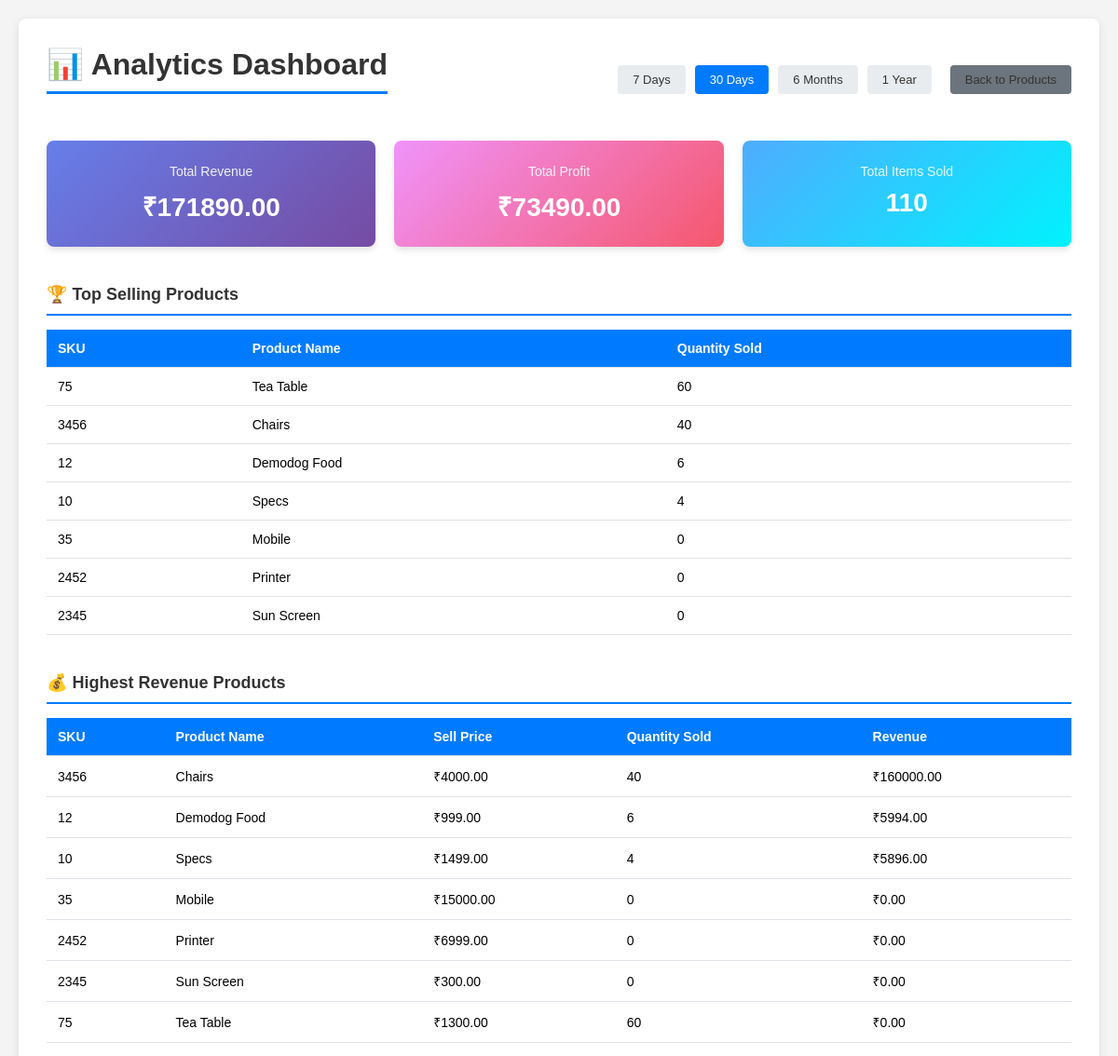
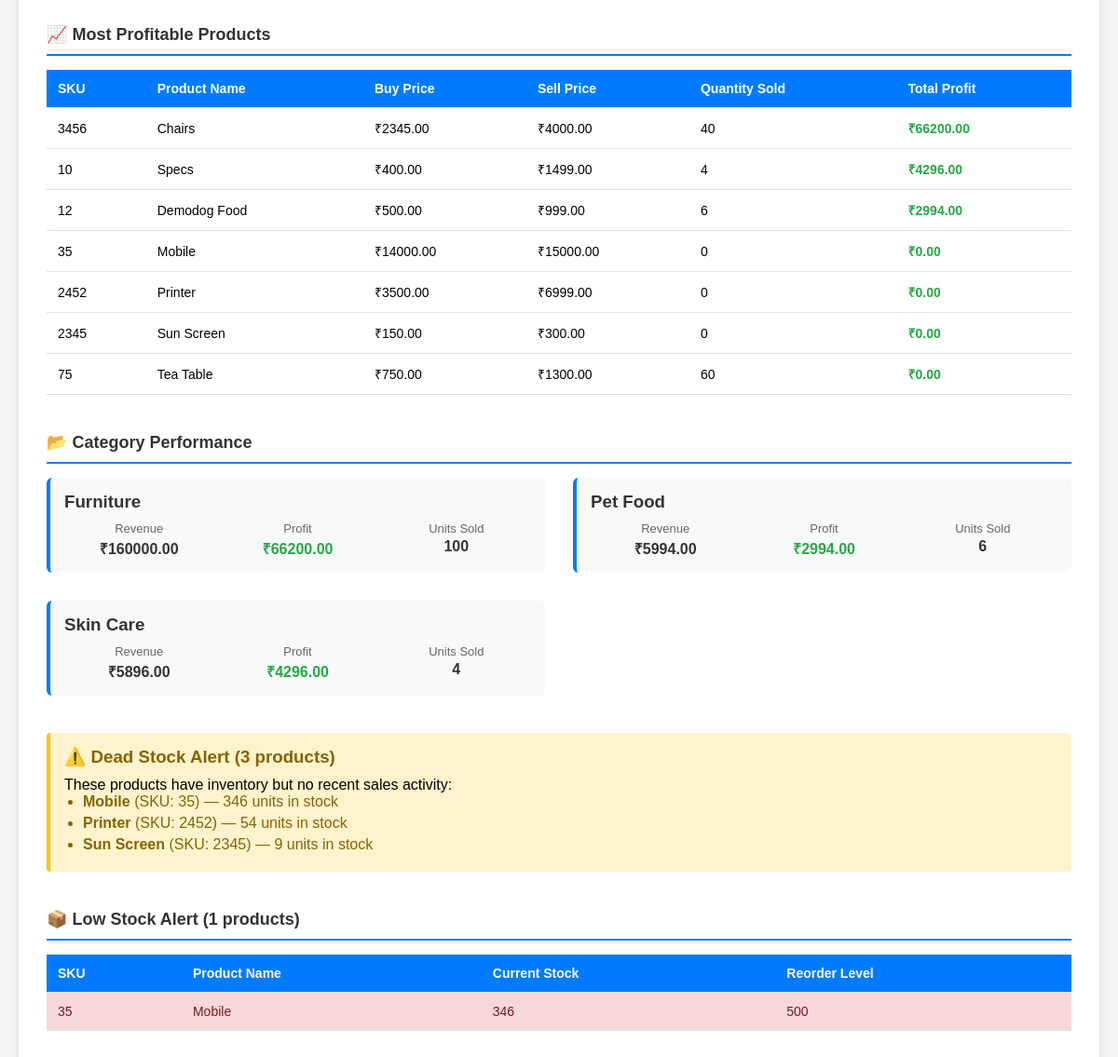
The app's page /analytics with its own data (2 pictures, top to bottom).
### tables this page shows
CREATE TABLE `PRODUCT TABLE (Core Table)` (
            ID INTEGER PRIMARY KEY AUTOINCREMENT,
            sku TEXT NOT NULL UNIQUE,
            Name TEXT NOT NULL,
            category_id INTEGER,
            price REAL NOT NULL,
            quantity INTEGER NOT NULL,
            shelf_number TEXT NOT NULL,
            reorder_level INTEGER NOT NULL,
            created_at TIMESTAMP DEFAULT CURRENT_TIMESTAMP, barcode_path TEXT, buy_price REAL NOT NULL DEFAULT 0, sell_price REAL NOT NULL DEFAULT 0,
            FOREIGN KEY (category_id) REFERENCES `CATEGORY TABLE`(id)
        );

CREATE TABLE `CATEGORY TABLE` (
            id INTEGER PRIMARY KEY AUTOINCREMENT,
            name TEXT NOT NULL,
            created_at TIMESTAMP DEFAULT CURRENT_TIMESTAMP
        );

### app.py (the view)
@app.route('/analytics')
def analytics():
    conn = get_db_connection()
    time_filter = request.args.get('time_filter', '30')  # Default: 30 days
    from datetime import datetime, timedelta
    if time_filter == '7':
        days_back = 7
    elif time_filter == '30':
        days_back = 30
    elif time_filter == '180':
        days_back = 180
    elif time_filter == '365':
        days_back = 365
    else:
        days_back = 30
    cutoff_date = (datetime.now() - timedelta(days=days_back)).strftime('%Y-%m-%d')
    revenue_result = conn.execute('''
        SELECT COALESCE(SUM(final_price * quantity), 0) as total_revenue
        FROM `STOCK MOVEMENT`
        WHERE type = 'SELL' AND timestamp >= ?
    ''', (cutoff_date,)).fetchone()
    total_revenue = revenue_result['total_revenue'] or 0
    profit_result = conn.execute('''
        SELECT COALESCE(SUM(profit), 0) as total_profit
        FROM `STOCK MOVEMENT`
        WHERE type = 'SELL' AND timestamp >= ?
    ''', (cutoff_date,)).fetchone()
    total_profit = profit_result['total_profit'] or 0
    items_sold_result = conn.execute('''
        SELECT COALESCE(SUM(quantity), 0) as total_items
        FROM `STOCK MOVEMENT`
        WHERE type = 'SELL' AND timestamp >= ?
    ''', (cutoff_date,)).fetchone()
    total_items_sold = items_sold_result['total_items'] or 0
    top_selling = conn.execute('''
        SELECT p.ID, p.sku, p.Name, COALESCE(SUM(sm.quantity), 0) as total_qty_sold
        FROM `PRODUCT TABLE (Core Table)` p
        LEFT JOIN `STOCK MOVEMENT` sm ON p.ID = sm.product_id AND sm.type = 'SELL' AND sm.timestamp >= ?
        GROUP BY p.ID
        ORDER BY total_qty_sold DESC
        LIMIT 10
    ''', (cutoff_date,)).fetchall()
    highest_revenue = conn.execute('''
        SELECT p.ID, p.sku, p.Name, p.sell_price,
               COALESCE(SUM(sm.quantity), 0) as qty_sold,
               COALESCE(SUM((sm.final_price * sm.quantity)), 0) as revenue
        FROM `PRODUCT TABLE (Core Table)` p
        LEFT JOIN `STOCK MOVEMENT` sm ON p.ID = sm.product_id AND sm.type = 'SELL' AND sm.timestamp >= ?
        GROUP BY p.ID
        ORDER BY revenue DESC
        LIMIT 10
    ''', (cutoff_date,)).fetchall()
    most_profitable = conn.execute('''
        SELECT p.ID, p.sku, p.Name, p.buy_price, p.sell_price,
               COALESCE(SUM(sm.quantity), 0) as qty_sold,
               COALESCE(SUM(sm.profit), 0) as total_profit
        FROM `PRODUCT TABLE (Core Table)` p
        LEFT JOIN `STOCK MOVEMENT` sm ON p.ID = sm.product_id AND sm.type = 'SELL' AND sm.timestamp >= ?
        GROUP BY p.ID
        ORDER BY total_profit DESC
        LIMIT 10
    ''', (cutoff_date,)).fetchall()
    dead_stock = conn.execute('''
        SELECT p.ID, p.sku, p.Name, p.quantity,
               COUNT(sm.id) as sale_count
        FROM `PRODUCT TABLE (Core Table)` p
        LEFT JOIN `STOCK MOVEMENT` sm ON p.ID = sm.product_id AND sm.type = 'SELL' AND sm.timestamp >= ?
        WHERE p.quantity > 0
        GROUP BY p.ID
        HAVING COUNT(sm.id) = 0
        ORDER BY p.quantity DESC
    ''', (cutoff_date,)).fetchall()
    low_stock = conn.execute('''
        SELECT ID, sku, Name, quantity, reorder_level
        FROM `PRODUCT TABLE (Core Table)`
        WHERE quantity <= reorder_level
        ORDER BY quantity ASC
    ''').fetchall()
    category_performance = conn.execute('''
        SELECT c.id, c.name,
               COALESCE(SUM(sm.quantity), 0) as qty_sold,
               COALESCE(SUM((sm.final_price * sm.quantity)), 0) as revenue,
               COALESCE(SUM(sm.profit), 0) as profit
        FROM `CATEGORY TABLE` c
        LEFT JOIN `PRODUCT TABLE (Core Table)` p ON c.id = p.category_id
        LEFT JOIN `STOCK MOVEMENT` sm ON p.ID = sm.product_id AND sm.type = 'SELL' AND sm.timestamp >= ?
        GROUP BY c.id
        ORDER BY revenue DESC
    ''', (cutoff_date,)).fetchall()
    conn.close()
    data = {
        'total_revenue': round(total_revenue, 2),
        'total_profit': round(total_profit, 2),
        'total_items_sold': int(total_items_sold),
        'top_selling': top_selling,
        'highest_revenue': highest_revenue,
        'most_profitable': most_profitable,
        'dead_stock': dead_stock,
        'low_stock': low_stock,
        'category_performance': category_performance,
        'time_filter': time_filter
    }
    return render_template('analytics.html', data=data)

### app.py (called while the page is built)
def get_db_connection():
    conn = sqlite3.connect(DATABASE)
    conn.row_factory = sqlite3.Row
    return conn

### templates/analytics.html (shortened to what this page needs)
<!DOCTYPE html>
<html lang="en">
<head>
</head>
<body>
    <div class="container">
        <div class="header-section">
            <h1>📊 Analytics Dashboard</h1>
            <div class="time-filters">
                <a href="/analytics?time_filter=7" {% if data.time_filter == '7' %}class="active"{% endif %}>7 Days</a>
                <a href="/analytics?time_filter=30" {% if data.time_filter == '30' %}class="active"{% endif %}>30 Days</a>
                <a href="/analytics?time_filter=180" {% if data.time_filter == '180' %}class="active"{% endif %}>6 Months</a>
                <a href="/analytics?time_filter=365" {% if data.time_filter == '365' %}class="active"{% endif %}>1 Year</a>
                <a href="/products" class="btn" style="background-color: #6c757d; margin-left: 10px;">Back to Products</a>
            </div>
        </div>
        <div class="summary-cards">
            <div class="card revenue">
                <div class="card-label">Total Revenue</div>
                <div class="card-value">₹{{ "%.2f"|format(data.total_revenue) }}</div>
            </div>
            <div class="card profit">
                <div class="card-label">Total Profit</div>
                <div class="card-value">₹{{ "%.2f"|format(data.total_profit) }}</div>
            </div>
            <div class="card sales">
                <div class="card-label">Total Items Sold</div>
                <div class="card-value">{{ data.total_items_sold }}</div>
            </div>
        </div>
        <div class="section">
            <h2 class="section-title">🏆 Top Selling Products</h2>
            {% if data.top_selling %}
            <table>
                <thead>
                    <tr>
                        <th>SKU</th>
                        <th>Product Name</th>
                        <th>Quantity Sold</th>
                    </tr>
                </thead>
                <tbody>
                    {% for product in data.top_selling %}
                    <tr>
                        <td>{{ product.sku }}</td>
                        <td>{{ product.Name }}</td>
                        <td>{{ product.total_qty_sold }}</td>
                    </tr>
                    {% endfor %}
                </tbody>
            </table>
            {% else %}
            <div class="empty-state">No sales data available for the selected period.</div>
            {% endif %}
        </div>
        <div class="section">
            <h2 class="section-title">💰 Highest Revenue Products</h2>
            {% if data.highest_revenue %}
            <table>
                <thead>
                    <tr>
                        <th>SKU</th>
                        <th>Product Name</th>
                        <th>Sell Price</th>
                        <th>Quantity Sold</th>
                        <th>Revenue</th>
                    </tr>
                </thead>
                <tbody>
                    {% for product in data.highest_revenue %}
                    <tr>
                        <td>{{ product.sku }}</td>
                        <td>{{ product.Name }}</td>
                        <td>₹{{ "%.2f"|format(product.sell_price or 0) }}</td>
                        <td>{{ product.qty_sold }}</td>
                        <td>₹{{ "%.2f"|format(product.revenue or 0) }}</td>
                    </tr>
                    {% endfor %}
                </tbody>
            </table>
            {% else %}
            <div class="empty-state">No revenue data available for the selected period.</div>
            {% endif %}
        </div>
        <div class="section">
            <h2 class="section-title">📈 Most Profitable Products</h2>
            {% if data.most_profitable %}
            <table>
                <thead>
                    <tr>
                        <th>SKU</th>
                        <th>Product Name</th>
                        <th>Buy Price</th>
                        <th>Sell Price</th>
                        <th>Quantity Sold</th>
                        <th>Total Profit</th>
                    </tr>
                </thead>
                <tbody>
                    {% for product in data.most_profitable %}
                    <tr>
                        <td>{{ product.sku }}</td>
                        <td>{{ product.Name }}</td>
                        <td>₹{{ "%.2f"|format(product.buy_price or 0) }}</td>
                        <td>₹{{ "%.2f"|format(product.sell_price or 0) }}</td>
                        <td>{{ product.qty_sold }}</td>
                        <td class="{% if product.total_profit >= 0 %}profit-positive{% else %}profit-negative{% endif %}">
                            ₹{{ "%.2f"|format(product.total_profit or 0) }}
                        </td>
                    </tr>
                    {% endfor %}
                </tbody>
            </table>
            {% else %}
            <div class="empty-state">No profit data available for the selected period.</div>
            {% endif %}
        </div>
        <div class="section">
            <h2 class="section-title">📂 Category Performance</h2>
            {% if data.category_performance %}
            <div class="grid-section">
                {% for category in data.category_performance %}
                {% if category.revenue > 0 or category.qty_sold > 0 %}
                <div class="category-card">
                    <h3>{{ category.name }}</h3>
                    <div class="category-stats">
                        <div class="stat-item">
                            <div class="stat-label">Revenue</div>
                            <div class="stat-value">₹{{ "%.2f"|format(category.revenue or 0) }}</div>
                        </div>
                        <div class="stat-item">
                            <div class="stat-label">Profit</div>
                            <div class="stat-value profit-positive">₹{{ "%.2f"|format(category.profit or 0) }}</div>
                        </div>
                        <div class="stat-item">
                            <div class="stat-label">Units Sold</div>
                            <div class="stat-value">{{ category.qty_sold }}</div>
                        </div>
                    </div>
                </div>
                {% endif %}
                {% endfor %}
            </div>
            {% else %}
            <div class="empty-state">No category data available.</div>
            {% endif %}
        </div>
        {% if data.dead_stock %}
        <div class="section">
            <div class="warning">
                <h3>⚠️ Dead Stock Alert ({{ data.dead_stock|length }} products)</h3>
                <p>These products have inventory but no recent sales activity:</p>
                <ul>
                    {% for product in data.dead_stock[:10] %}
                    <li><strong>{{ product.Name }}</strong> (SKU: {{ product.sku }}) — {{ product.quantity }} units in stock</li>
                    {% endfor %}
                </ul>
            </div>
        </div>
        {% endif %}
        {% if data.low_stock %}
        <div class="section">
            <h2 class="section-title">📦 Low Stock Alert ({{ data.low_stock|length }} products)</h2>
            <table>
                <thead>
                    <tr>
                        <th>SKU</th>
                        <th>Product Name</th>
                        <th>Current Stock</th>
                        <th>Reorder Level</th>
                    </tr>
                </thead>
                <tbody>
                    {% for product in data.low_stock %}
                    <tr class="stock-critical">
                        <td>{{ product.sku }}</td>
                        <td>{{ product.Name }}</td>
                        <td>{{ product.quantity }}</td>
                        <td>{{ product.reorder_level }}</td>
                    </tr>
                    {% endfor %}
                </tbody>
            </table>
        </div>
        {% endif %}
    </div>
</body>
</html>

### templates/analytics.html (style rules this page uses)
* { margin: 0; padding: 0; box-sizing: border-box; }
body { font-family: Arial, sans-serif; background-color: #f4f4f4; padding: 20px; }
.container { max-width: 1400px; margin: 0 auto; background: white; padding: 30px; border-radius: 8px; box-shadow: 0 2px 10px rgba(0,0,0,0.1); }
h1 { color: #333; margin-bottom: 20px; border-bottom: 3px solid #007bff; padding-bottom: 10px; }
.header-section { display: flex; justify-content: space-between; align-items: center; margin-bottom: 30px; }
.btn { padding: 10px 20px; border: none; border-radius: 4px; cursor: pointer; font-size: 14px; transition: background-color 0.3s; text-decoration: none; display: inline-block; background-color: #6c757d; color: white; }
.time-filters { display: flex; gap: 10px; }
.time-filters a { padding: 8px 16px; background-color: #e9ecef; color: #333; text-decoration: none; border-radius: 4px; font-size: 13px; }
.time-filters a.active { background-color: #007bff; color: white; }
.summary-cards { display: grid; grid-template-columns: repeat(auto-fit, minmax(200px, 1fr)); gap: 20px; margin-bottom: 30px; }
.card { background: linear-gradient(135deg, #667eea 0%, #764ba2 100%); color: white; padding: 25px; border-radius: 8px; box-shadow: 0 4px 6px rgba(0,0,0,0.1); text-align: center; }
.card.revenue { background: linear-gradient(135deg, #667eea 0%, #764ba2 100%); }
.card.profit { background: linear-gradient(135deg, #f093fb 0%, #f5576c 100%); }
.card.sales { background: linear-gradient(135deg, #4facfe 0%, #00f2fe 100%); }
.card-label { font-size: 14px; opacity: 0.9; margin-bottom: 10px; }
.card-value { font-size: 28px; font-weight: bold; }
.section { margin-top: 40px; }
.section-title { font-size: 18px; color: #333; margin-bottom: 15px; padding-bottom: 10px; border-bottom: 2px solid #007bff; }
table { width: 100%; border-collapse: collapse; background: white; margin-bottom: 30px; }
thead { background-color: #007bff; color: white; }
th, td { padding: 12px; text-align: left; border-bottom: 1px solid #dee2e6; }
th { font-weight: bold; font-size: 14px; }
td { font-size: 14px; }
.warning { background-color: #fff3cd; padding: 15px; border-radius: 4px; border-left: 4px solid #ffc107; margin-bottom: 20px; }
.warning h3 { color: #856404; margin-bottom: 10px; }
.warning ul { margin-left: 20px; color: #856404; }
.warning li { margin-bottom: 5px; }
.grid-section { display: grid; grid-template-columns: repeat(auto-fit, minmax(500px, 1fr)); gap: 30px; }
.category-card { background-color: #f8f9fa; padding: 15px; border-radius: 6px; border-left: 4px solid #007bff; }
.category-card h3 { color: #333; margin-bottom: 10px; }
.category-stats { display: grid; grid-template-columns: repeat(3, 1fr); gap: 10px; font-size: 13px; }
.stat-item { text-align: center; }
.stat-label { color: #666; margin-bottom: 3px; }
.stat-value { font-weight: bold; color: #333; font-size: 16px; }
.profit-positive { color: #28a745; font-weight: bold; }
.stock-critical { background-color: #f8d7da; color: #721c24; }

### records on screen
PRODUCT TABLE (Core Table): sku "75", Name "Tea Table", total_qty_sold "60", sell_price "1300.00", qty_sold "60", revenue "0.00", buy_price "750.00", total_profit "0.00"
PRODUCT TABLE (Core Table): sku "3456", Name "Chairs", total_qty_sold "40", sell_price "4000.00", qty_sold "40", revenue "160000.00", buy_price "2345.00", total_profit "66200.00"
PRODUCT TABLE (Core Table): sku "12", Name "Demodog Food", total_qty_sold "6", sell_price "999.00", qty_sold "6", revenue "5994.00", buy_price "500.00", total_profit "2994.00"
PRODUCT TABLE (Core Table): sku "10", Name "Specs", total_qty_sold "4", sell_price "1499.00", qty_sold "4", revenue "5896.00", buy_price "400.00", total_profit "4296.00"
PRODUCT TABLE (Core Table): sku "35", Name "Mobile", total_qty_sold "0", sell_price "15000.00", qty_sold "0", revenue "0.00", buy_price "14000.00", total_profit "0.00", quantity "346", reorder_level "500"
PRODUCT TABLE (Core Table): sku "2452", Name "Printer", total_qty_sold "0", sell_price "6999.00", qty_sold "0", revenue "0.00", buy_price "3500.00", total_profit "0.00", quantity "54"
PRODUCT TABLE (Core Table): sku "2345", Name "Sun Screen", total_qty_sold "0", sell_price "300.00", qty_sold "0", revenue "0.00", buy_price "150.00", total_profit "0.00", quantity "9"
CATEGORY TABLE: name "Furniture", revenue "160000.00", profit "66200.00", qty_sold "100"
CATEGORY TABLE: name "Pet Food", revenue "5994.00", profit "2994.00", qty_sold "6"
CATEGORY TABLE: name "Skin Care", revenue "5896.00", profit "4296.00", qty_sold "4"

### other values on screen
{{ "%.2f"|format(data.total_revenue) }} "171890.00"
{{ "%.2f"|format(data.total_profit) }} "73490.00"
{{ data.total_items_sold }} "110"
{{ data.dead_stock|length }} "3"
{{ data.low_stock|length }} "1"
